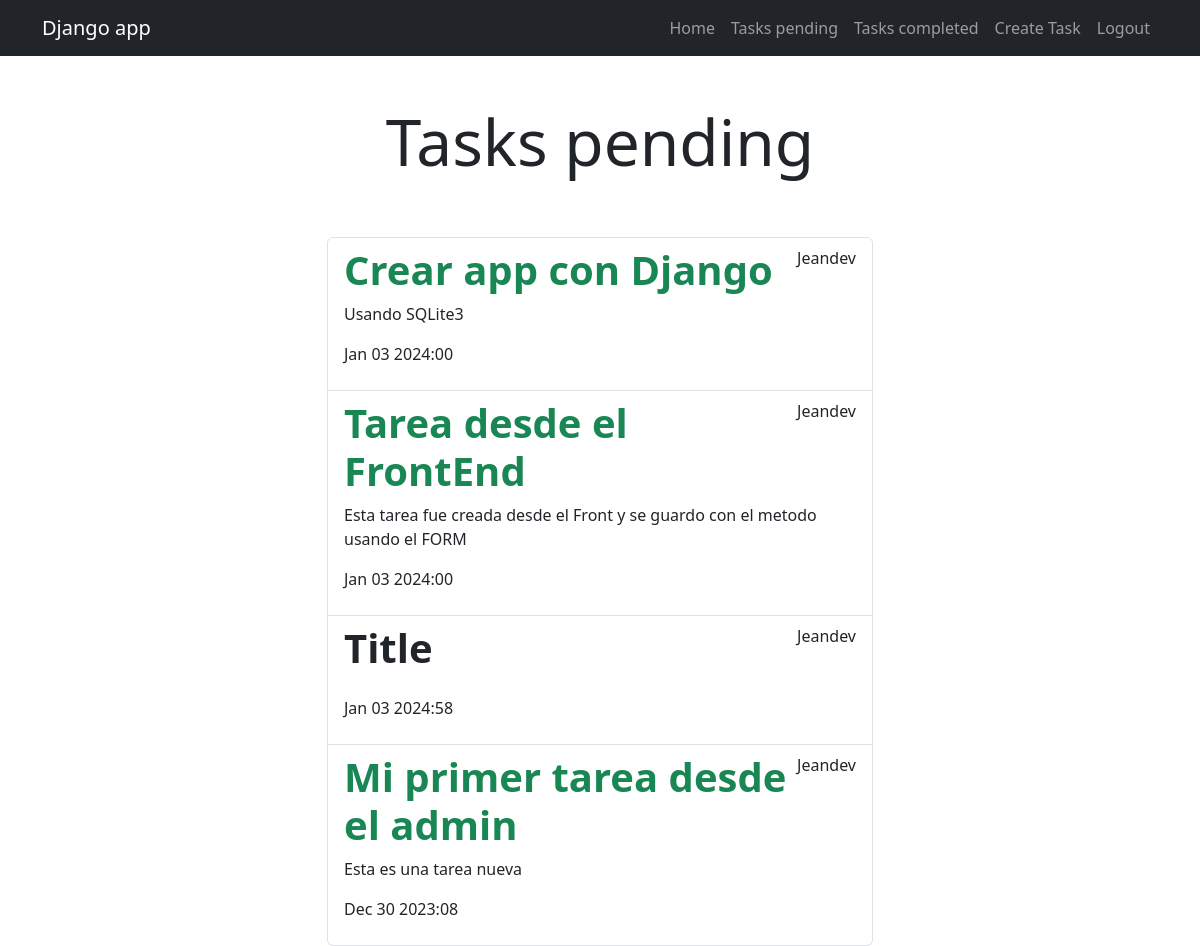
Page /tasks/completed/ (signed in) on the earlier database version.
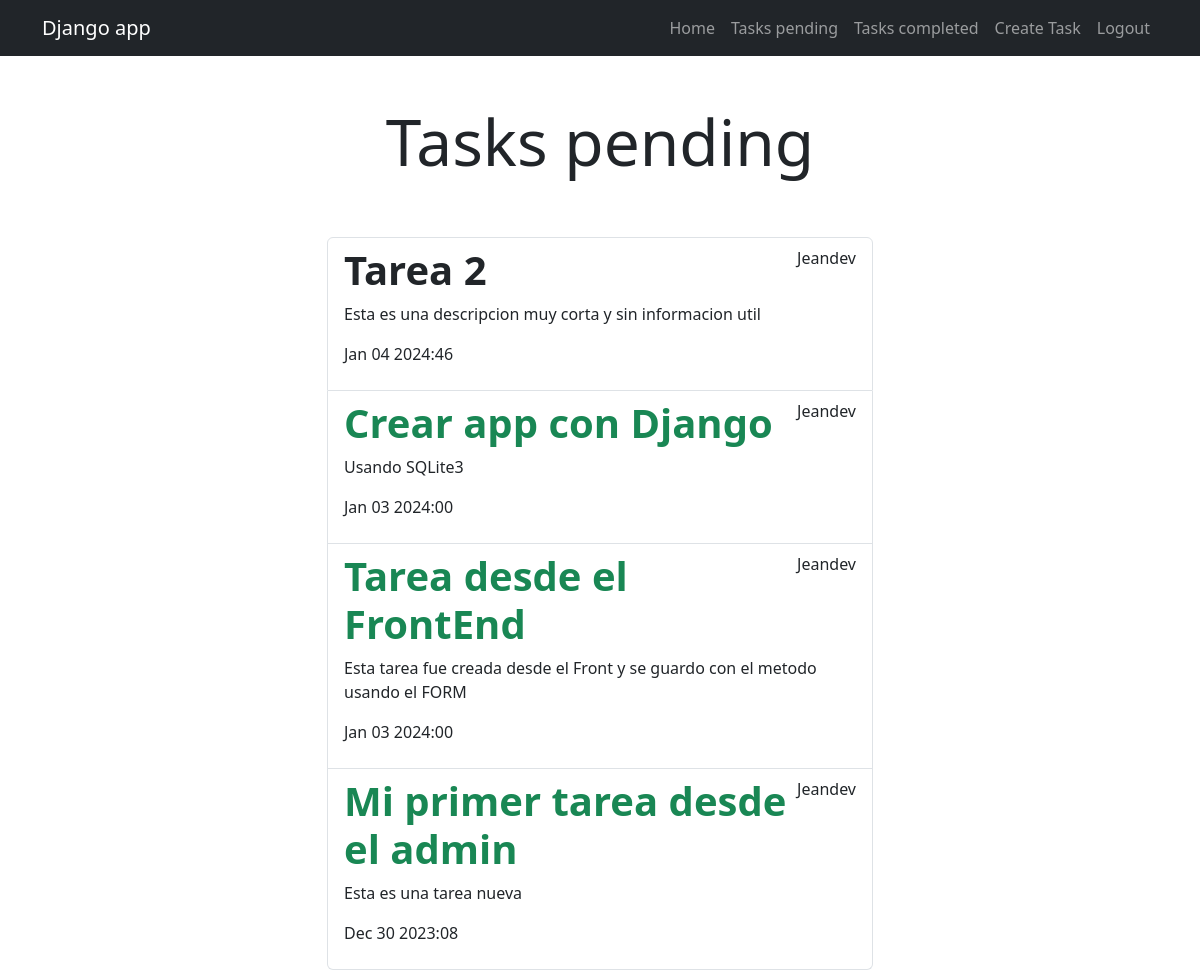
Same page on the later database version.
### tasks/models.py (models this page shows, shortened)
class Task(models.Model):
    title = models.CharField(max_length=200)
    description = models.TextField(blank=True)
    created = models.DateTimeField(auto_now_add=True)
    dateCompleted = models.DateTimeField(null=True, blank=True)
    important = models.BooleanField(default=False)
    user = models.ForeignKey(User, on_delete=models.CASCADE)

### tasks/views.py (the view)
# urls.py: path("tasks/completed/", views.tasksCompleted, name="tasksCompleted"),
@login_required
def tasksCompleted(request):
    tasks = Task.objects.filter(
        user=request.user,
        dateCompleted__isnull=False,
    ).order_by('-dateCompleted')  # Ordenando de la fecha mas reciente a la mas antigua
    return render(request, 'tasks.html', {
        'tasks' : tasks,
    })

### tasks/templates/tasks.html
{% extends 'base.html' %}
{% block content %}
<main class="container">
    <div class="row">
        <div class="col-md-6 offset-md-3">
            <h1 class="text-center display-3 py-5">Tasks pending</h1>
            <ul class="list-group">
                {% for task in tasks %}
                <a class="list-group-item" href="{% url 'taskDetail' task.id %}">
                    <header class="d-flex justify-content-between">
                        {% if task.important %}
                            <h1 class="fw-bold text-success">{{ task.title }}</h1>
                        {% else %}
                            <h1 class="fw-bold">{{ task.title }}</h1>
                        {% endif %}
                        <p>{{ task.user.username }}</p>
                    </header>
                    <p>{{ task.description }}</p>
                    <p>{{ task.dateCompleted|date:'M d Y:i' }}</p>
                </a>
                {% endfor %}
            </ul>
        </div>
    </div>
</main>
{% endblock %}

Differences in the rows shown:
removed Task: title "Title", user.username "Jeandev", dateCompleted "Jan 03 2024:58"
now on this page (row edited): Task: title "Tarea 2", user.username "Jeandev", description "Esta es una descripcion muy corta y sin informacion util", dateCompleted "Jan 04 2024:46"
